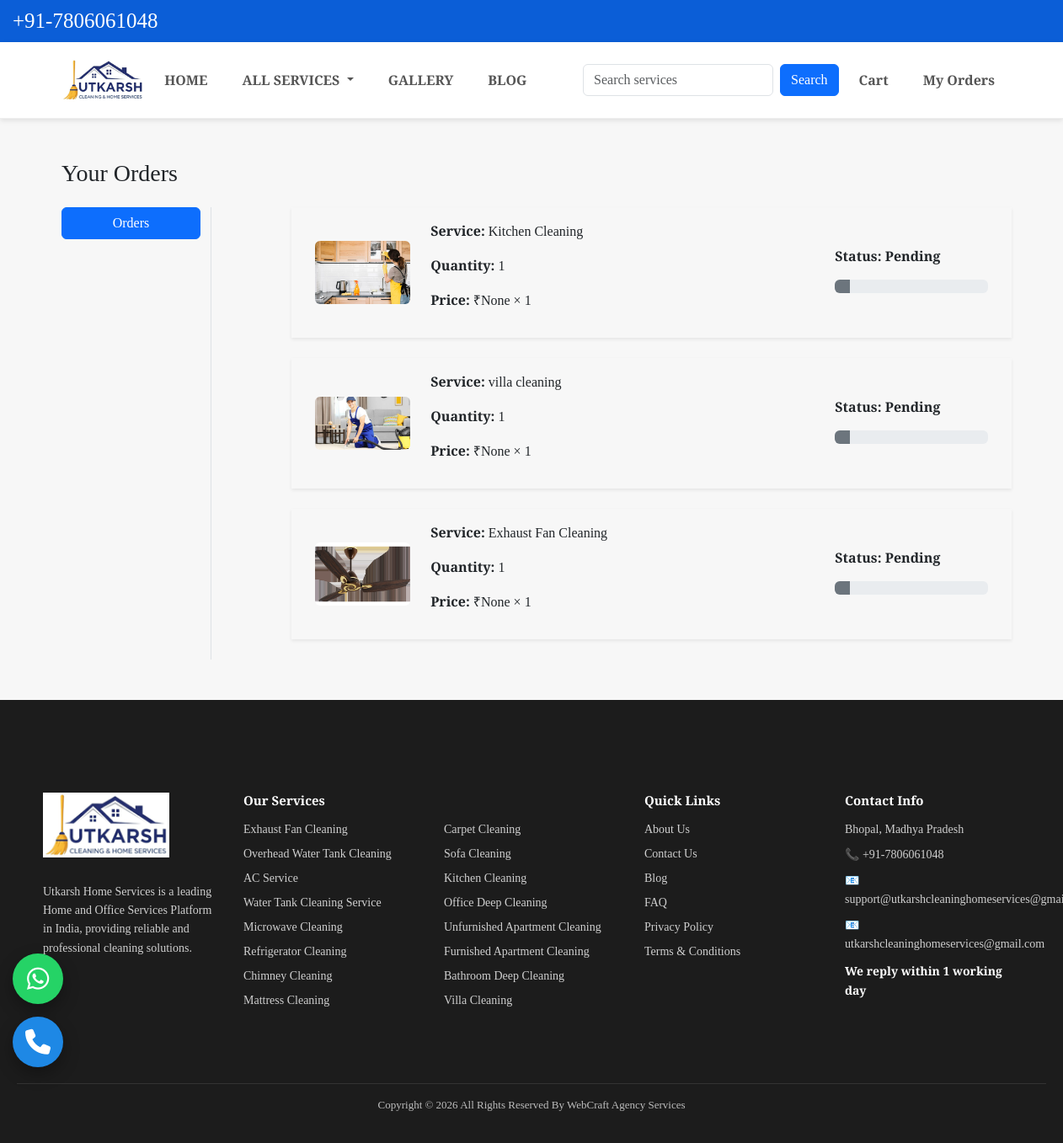
Screenshot of /orders/ with the database file from the repository.
### app/models.py (models this page shows, shortened)
class OrderPlaced(models.Model):
    STATUS_CHOICES = (
        ('pending', 'Pending'),
        ('accepted', 'Accepted'),
        ('cancelled', 'Cancelled'),
    )
    customer = models.ForeignKey(Customer, on_delete=models.CASCADE)
    product = models.ForeignKey(Product, on_delete=models.CASCADE)
    quantity = models.PositiveIntegerField(default=1)
    price = models.FloatField()
    status = models.CharField(max_length=20, choices=STATUS_CHOICES, default='pending')
    ordered_at = models.DateTimeField(auto_now_add=True)

class Product(models.Model):
    title = models.CharField(max_length=100)
    selling_price = models.FloatField(null=True, blank=True)
    discounted_price = models.FloatField(null=True, blank=True)
    description = models.TextField(blank=True)
    category = models.CharField(choices=CATEGORY_CHOICES, max_length=3)
    product_image = models.ImageField(upload_to='productimg', blank=True, null=True)
    is_service = models.BooleanField(default=False)

### app/views.py (the view)
# urls.py: path('orders/', views.orders, name='orders'),
def orders(request):
    orders = OrderPlaced.objects.filter(
        status='pending'
    ).order_by('-ordered_at')
    return render(request, 'app/orders.html', {
        'order_placed': orders
    })

### app/context_processors.py (called while the page is built)
def cart_count(request):
    count = 0
    if request.session.session_key:
        count = Cart.objects.filter(
            session_key=request.session.session_key
        ).count()
    return {'cart_count': count}

def all_services(request):
    services = Product.objects.all()   # 🔥 TEMP: filter hata do
    return {'all_services': services}

### app/templates/app/orders.html (shortened to what this page needs)
{% extends 'app/base.html' %}
{% load static %}
{% block main-content %}
<div class="container my-5">
  <div class="row">
    <h3 class="mb-4">Your Orders</h3>
    <div class="col-sm-2 border-end">
      <ul class="list-unstyled">
        <li class="d-grid mb-2">
          <a href="{% url 'orders' %}" class="btn btn-primary">Orders</a>
        </li>
      </ul>
    </div>
    <div class="col-sm-9 offset-sm-1">
      {% if order_placed %}
        {% for op in order_placed %}
        <div class="row shadow-sm mb-4 p-3 align-items-center">
          <div class="col-sm-2">
            <img src="{{ op.product.product_image.url }}"
                 class="img-fluid rounded"
                 alt="{{ op.product.title }}">
          </div>
          <div class="col-sm-7">
            <p><strong>Service:</strong> {{ op.product.title }}</p>
            <p><strong>Quantity:</strong> {{ op.quantity }}</p>
            <p>
              <strong>Price:</strong>
              ₹{{ op.product.discounted_price }} × {{ op.quantity }}
            </p>
          </div>
          <div class="col-sm-3 fw-bold">
            <p>Status: {{ op.status|title }}</p>
            {% if op.status == 'pending' %}
              <div class="progress mb-2">
                <div class="progress-bar bg-secondary"
                     role="progressbar"
                     style="width: 10%"
                     aria-valuenow="10"
                     aria-valuemin="0"
                     aria-valuemax="100">
                </div>
              </div>
            {% endif %}
          </div>
        </div>
        {% endfor %}
      {% else %}
        <p>No orders found.</p>
      {% endif %}
    </div>
  </div>
</div>
{% endblock main-content %}

### app/static/app/css/style.css (style rules this page uses)
body { margin:0; background:#f5f5f5; }
* { margin:0; padding:0; box-sizing:border-box; }
body { background:#e7ede8 }
* { margin: 0; padding: 0; box-sizing: border-box; }
body { background: #f7f7f7; }
html, body, h1, h2, h3, h4, h5, h6, p, span, a, li, ul, ol, div, section, article, button, input, textarea, select, label, small, strong, em, .navbar, .nav-link, .dropdown-item, .card, .card-title, .card-text, .footer, footer { font-family: "Libre Baskerville", serif !important; }

### app/templates/app/base.html (style rules this page uses)
html, body { font-family: "Libre Baskerville", serif; }

### rows the page displays
OrderPlaced: product.product_image (picture), product "Kitchen Cleaning", quantity "1", product.discounted_price "None", status "Pending"
OrderPlaced: product.product_image (picture), product "villa cleaning", quantity "1", product.discounted_price "None", status "Pending"
OrderPlaced: product.product_image (picture), product "Exhaust Fan Cleaning", quantity "1", product.discounted_price "None", status "Pending"
